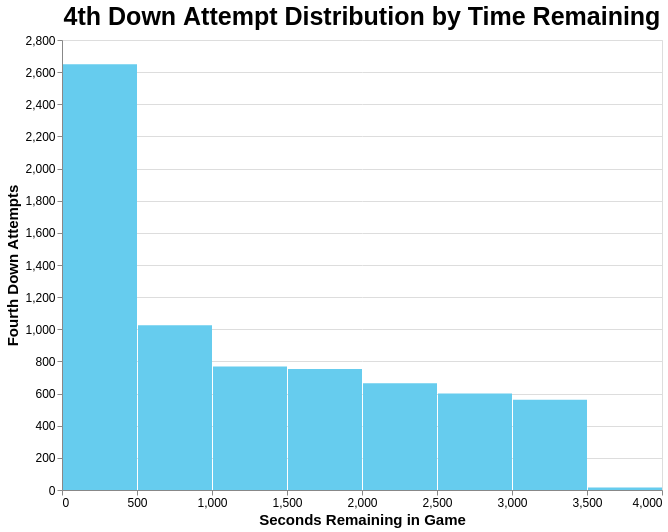

The notebook cell saved with this chart:
### Code cell
#| echo: false

alt.Chart(data= time_left,  title="4th Down Attempt Distribution by Time Remaining").mark_bar(color= "#66CCEE").encode(
    x = alt.X("game_seconds_remaining:Q",title= "Seconds Remaining in Game", bin=True),
    y = alt.Y("count():Q", title= "Fourth Down Attempts"),
    tooltip= ["count()"]
).properties(width=600, height=450).configure_axis(titleFontSize=15, labelFontSize= 12).configure_title(fontSize=25)

### Figure 1 — Vega specification as saved in the notebook (floating-point values rounded to 4 significant figures)
{"$schema": "https://vega.github.io/schema/vega/v5.json", "data": [{"name": "source_0", "values": [{"__count": 753, "bin_maxbins_10_game_seconds_remaining": 1500.0, "bin_maxbins_10_game_seconds_remaining_end": 2000.0}, {"__count": 1025, "bin_maxbins_10_game_seconds_remaining": 500.0, "bin_maxbins_10_game_seconds_remaining_end": 1000.0}, {"__count": 600, "bin_maxbins_10_game_seconds_remaining": 2500.0, "bin_maxbins_10_game_seconds_remaining_end": 3000.0}, {"__count": 2649, "bin_maxbins_10_game_seconds_remaining": 0.0, "bin_maxbins_10_game_seconds_remaining_end": 500.0}, {"__count": 768, "bin_maxbins_10_game_seconds_remaining": 1000.0, "bin_maxbins_10_game_seconds_remaining_end": 1500.0}, {"__count": 562, "bin_maxbins_10_game_seconds_remaining": 3000.0, "bin_maxbins_10_game_seconds_remaining_end": 3500.0}, {"__count": 664, "bin_maxbins_10_game_seconds_remaining": 2000.0, "bin_maxbins_10_game_seconds_remaining_end": 2500.0}, {"__count": 15, "bin_maxbins_10_game_seconds_remaining": 3500.0, "bin_maxbins_10_game_seconds_remaining_end": 4000.0}]}, {"name": "source_0_y_domain___count", "values": [{"min": 15, "max": 2649}]}], "signals": [{"name": "bin_maxbins_10_game_seconds_remaining_bins", "value": {"fields": ["game_seconds_remaining"], "fname": "bin_game_seconds_remaining", "start": 0.0, "step": 500.0, "stop": 4000.0}}], "marks": [{"type": "rect", "name": "marks", "from": {"data": "source_0"}, "encode": {"update": {"tooltip": {"signal": "{\"Count of Records\": format(datum[\"__count\"], \"\")}"}, "x2": {"field": "bin_maxbins_10_game_seconds_remaining", "scale": "x", "offset": {"signal": "0.5 + (abs(scale(\"x\", datum[\"bin_maxbins_10_game_seconds_remaining_end\"]) - scale(\"x\", datum[\"bin_maxbins_10_game_seconds_remaining\"])) < 0.25 ? -0.5 * (0.25 - (abs(scale(\"x\", datum[\"bin_maxbins_10_game_seconds_remaining_end\"]) - scale(\"x\", datum[\"bin_maxbins_10_game_seconds_remaining\"])))) : 0.5)"}}, "fill": {"value": "#66CCEE"}, "x": {"field": "bin_maxbins_10_game_seconds_remaining_end", "scale": "x", "offset": {"signal": "0.5 + (abs(scale(\"x\", datum[\"bin_maxbins_10_game_seconds_remaining_end\"]) - scale(\"x\", datum[\"bin_maxbins_10_game_seconds_remaining\"])) < 0.25 ? 0.5 * (0.25 - (abs(scale(\"x\", datum[\"bin_maxbins_10_game_seconds_remaining_end\"]) - scale(\"x\", datum[\"bin_maxbins_10_game_seconds_remaining\"])))) : -0.5)"}}, "y2": {"value": 0, "scale": "y"}, "y": {"field": "__count", "scale": "y"}}}, "style": ["bar"]}], "scales": [{"name": "x", "type": "linear", "domain": {"signal": "[bin_maxbins_10_game_seconds_remaining_bins.start, bin_maxbins_10_game_seconds_remaining_bins.stop]"}, "range": [0, {"signal": "width"}], "bins": {"signal": "bin_maxbins_10_game_seconds_remaining_bins"}, "zero": false}, {"name": "y", "type": "linear", "domain": [{"signal": "(data(\"source_0_y_domain___count\")[0] || {}).min"}, {"signal": "(data(\"source_0_y_domain___count\")[0] || {}).max"}], "range": [{"signal": "height"}, 0], "nice": true, "zero": true}], "axes": [{"scale": "y", "domain": false, "grid": true, "maxExtent": 0, "ticks": false, "zindex": 0, "orient": "left", "aria": false, "minExtent": 0, "gridScale": "x", "tickCount": {"signal": "ceil(height/40)"}, "labels": false}, {"scale": "x", "labelFlush": true, "grid": false, "orient": "bottom", "zindex": 0, "tickCount": {"signal": "ceil(width/10)"}, "labelOverlap": true, "title": "Seconds Remaining in Game"}, {"scale": "y", "tickCount": {"signal": "ceil(height/40)"}, "orient": "left", "title": "Fourth Down Attempts", "grid": false, "zindex": 0, "labelOverlap": true}], "title": {"text": "4th Down Attempt Distribution by Time Remaining", "frame": "group"}, "height": 450, "background": "white", "padding": 5, "width": 600, "style": "cell", "config": {"axis": {"labelFontSize": 12, "titleFontSize": 15}, "style": {"group-title": {"fontSize": 25}}}}
